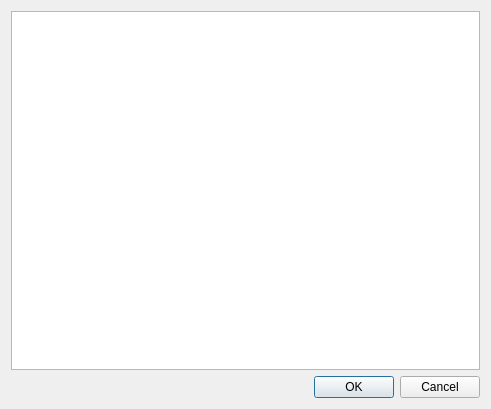
<?xml version="1.0" encoding="UTF-8"?>
<ui version="4.0">
 <class>formDialog</class>
 <widget class="QDialog" name="formDialog">
  <property name="geometry">
   <rect>
    <x>0</x>
    <y>0</y>
    <width>491</width>
    <height>409</height>
   </rect>
  </property>
  <property name="windowTitle">
   <string>Dialog</string>
  </property>
  <layout class="QVBoxLayout" name="verticalLayout">
   <item>
    <widget class="QPlainTextEdit" name="plainTextEdit"/>
   </item>
   <item>
    <widget class="QDialogButtonBox" name="buttonCancel">
     <property name="orientation">
      <enum>Qt::Horizontal</enum>
     </property>
     <property name="standardButtons">
      <set>QDialogButtonBox::Cancel|QDialogButtonBox::Ok</set>
     </property>
    </widget>
   </item>
  </layout>
 </widget>
 <resources/>
 <connections>
  <connection>
   <sender>buttonCancel</sender>
   <signal>accepted()</signal>
   <receiver>formDialog</receiver>
   <slot>accept()</slot>
   <hints>
    <hint type="sourcelabel">
     <x>248</x>
     <y>254</y>
    </hint>
    <hint type="destinationlabel">
     <x>157</x>
     <y>274</y>
    </hint>
   </hints>
  </connection>
  <connection>
   <sender>buttonCancel</sender>
   <signal>rejected()</signal>
   <receiver>formDialog</receiver>
   <slot>reject()</slot>
   <hints>
    <hint type="sourcelabel">
     <x>316</x>
     <y>260</y>
    </hint>
    <hint type="destinationlabel">
     <x>286</x>
     <y>274</y>
    </hint>
   </hints>
  </connection>
 </connections>
</ui>
